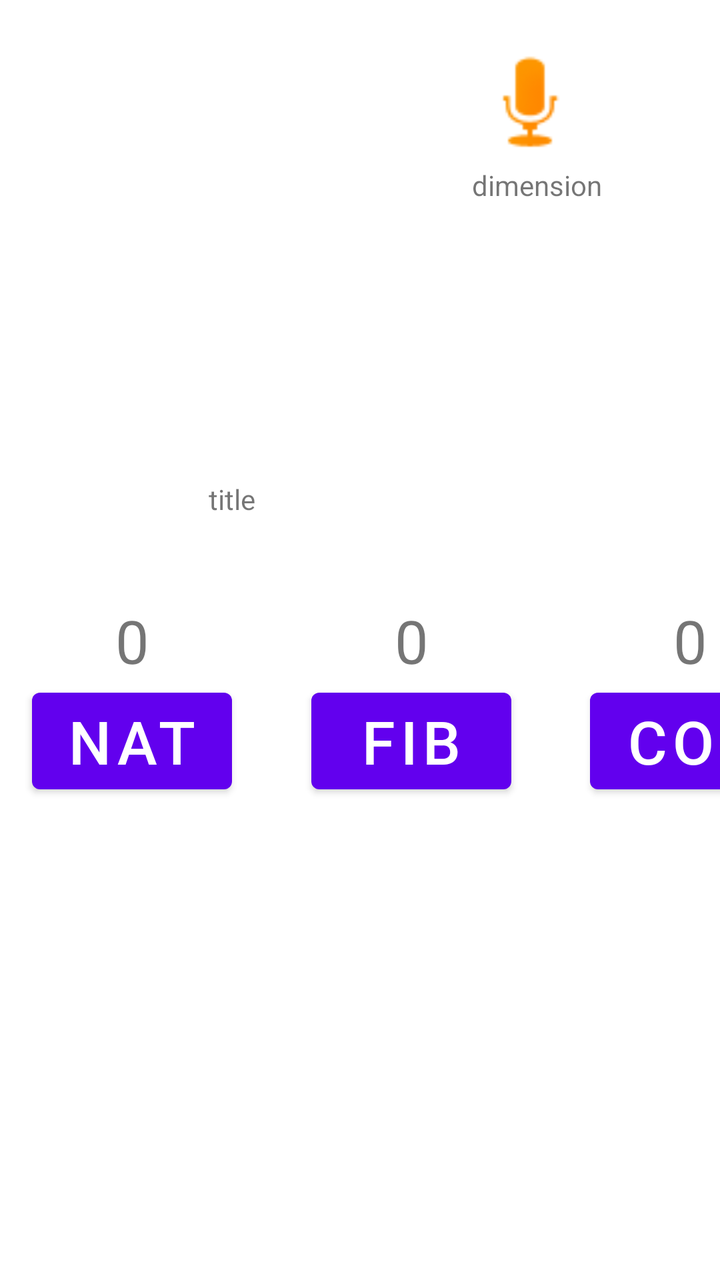
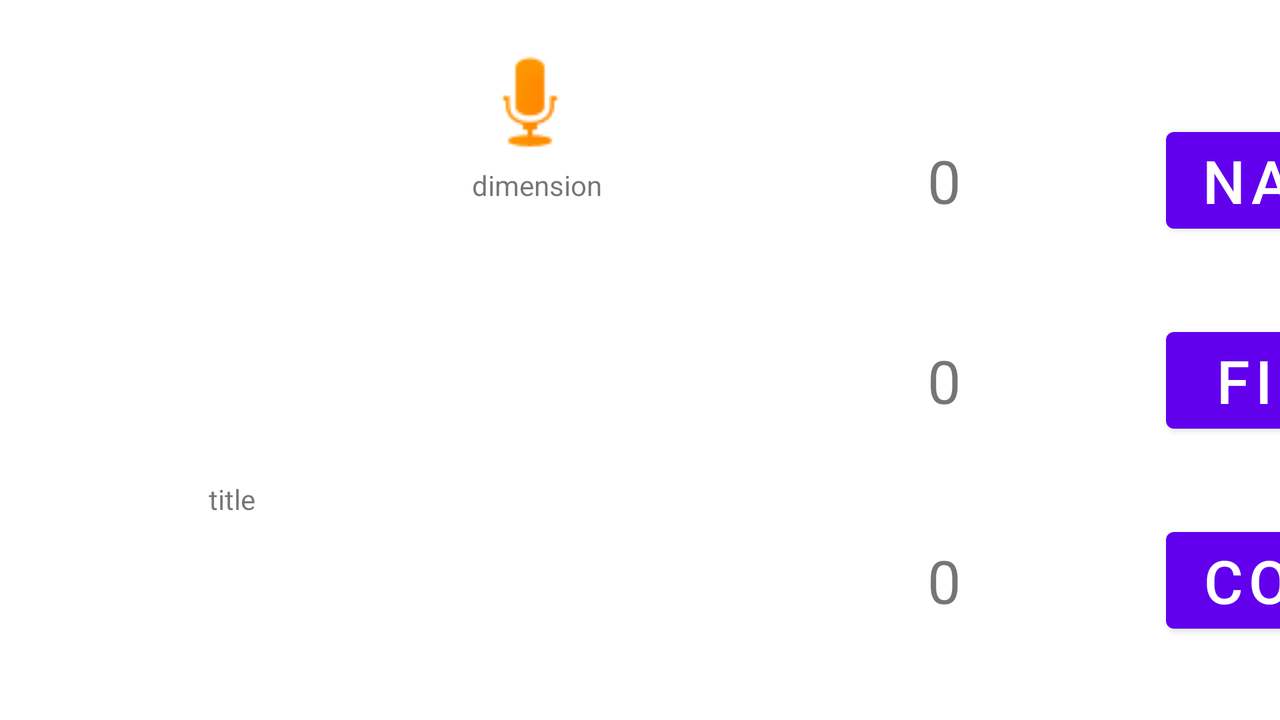

First picture: res/layout/ on a phone held upright. Second picture: the repository's own variant of that layout, on a device whose configuration matches the variant's folder. Source for both follows.
<!-- AndroidManifest.xml: application theme Theme.ITMO_2022 -->
<!-- res/layout/activity_lab1_detail.xml -->
<?xml version="1.0" encoding="utf-8"?>
<androidx.constraintlayout.widget.ConstraintLayout xmlns:android="http://schemas.android.com/apk/res/android"
    xmlns:app="http://schemas.android.com/apk/res-auto"
    xmlns:tools="http://schemas.android.com/tools"
    android:layout_width="match_parent"
    android:layout_height="match_parent"
    tools:context=".lab1.Lab1DetailActivity">

    <ImageView
        android:id="@+id/lab1DetailImage"
        android:layout_width="@dimen/big_btn_width"
        android:layout_height="@dimen/big_btn_width"
        app:layout_constraintStart_toStartOf="@+id/guideline2"
        app:layout_constraintTop_toTopOf="@+id/guideline4"
        tools:srcCompat="@tools:sample/avatars"
        android:contentDescription="@string/game_cover" />

    <TextView
        android:id="@+id/lab1DetailTitle"
        android:layout_width="@dimen/big_btn_width"
        android:layout_height="wrap_content"
        android:layout_marginTop="@dimen/margin_default"
        android:gravity="center"
        app:layout_constraintStart_toStartOf="@+id/guideline2"
        app:layout_constraintTop_toBottomOf="@+id/lab1DetailImage"
        tools:text="title"  />

    <ImageView
        android:id="@+id/lab1DetailIcon"
        android:layout_width="58dp"
        android:layout_height="63dp"
        android:layout_marginStart="20dp"
        app:layout_constraintStart_toEndOf="@id/lab1DetailImage"
        app:layout_constraintTop_toTopOf="@+id/guideline4"
        tools:srcCompat="@android:drawable/presence_audio_away"
        android:contentDescription="@string/game_icon" />

    <TextView
        android:id="@+id/lab1DetailDescription"
        android:layout_width="0dp"
        android:layout_height="wrap_content"
        android:layout_marginStart="@dimen/margin_default"
        app:layout_constraintEnd_toStartOf="@+id/guideline3"
        app:layout_constraintStart_toEndOf="@id/lab1DetailImage"
        app:layout_constraintTop_toBottomOf="@+id/lab1DetailIcon"
        tools:text="dimension" />

    <TextView
        android:id="@+id/lab1DetailLabelNat"
        android:layout_width="wrap_content"
        android:layout_height="wrap_content"
        android:gravity="center"
        tools:text="0"
        android:textSize="@dimen/detail_big_text"
        app:layout_constraintBottom_toBottomOf="parent"
        app:layout_constraintEnd_toEndOf="@+id/lab1DetailBtnNat"
        app:layout_constraintLeft_toRightOf="@id/lab1DetailBtnNat"
        app:layout_constraintStart_toStartOf="@+id/lab1DetailBtnNat"
        app:layout_constraintTop_toTopOf="parent" />

    <TextView
        android:id="@+id/lab1DetailLabelFib"
        android:layout_width="wrap_content"
        android:layout_height="wrap_content"
        android:layout_marginHorizontal="@dimen/margin_default"
        android:gravity="center"
        tools:text="0"
        android:textSize="@dimen/detail_big_text"
        app:layout_constraintBottom_toBottomOf="parent"
        app:layout_constraintEnd_toEndOf="@+id/lab1DetailBtnFib"
        app:layout_constraintLeft_toRightOf="@id/lab1DetailBtnFib"
        app:layout_constraintStart_toStartOf="@+id/lab1DetailBtnFib"
        app:layout_constraintTop_toTopOf="parent" />

    <TextView
        android:id="@+id/lab1DetailLabelCol"
        android:layout_width="wrap_content"
        android:layout_height="wrap_content"
        android:gravity="center"
        tools:text="0"
        android:textSize="@dimen/detail_big_text"
        app:layout_constraintBottom_toBottomOf="parent"
        app:layout_constraintEnd_toEndOf="@+id/lab1DetailBtnCol"
        app:layout_constraintRight_toRightOf="parent"
        app:layout_constraintStart_toStartOf="@+id/lab1DetailBtnCol"
        app:layout_constraintTop_toTopOf="parent"/>

    <Button
        android:id="@+id/lab1DetailBtnNat"
        android:layout_width="100dp"
        android:layout_height="wrap_content"
        android:textSize="@dimen/detail_big_text"
        android:text="@string/nat"

        app:layout_constraintLeft_toLeftOf="parent"
        app:layout_constraintStart_toStartOf="@+id/guideline2"
        app:layout_constraintTop_toBottomOf="@id/lab1DetailLabelNat" />

    <Button
        android:id="@+id/lab1DetailBtnFib"
        android:layout_width="100dp"
        android:layout_height="wrap_content"
        android:layout_marginHorizontal="@dimen/margin_default"
        android:textSize="@dimen/detail_big_text"
        android:text="@string/fib"

        app:layout_constraintLeft_toRightOf="@id/lab1DetailBtnNat"
        app:layout_constraintRight_toLeftOf="@id/lab1DetailBtnCol"
        app:layout_constraintTop_toBottomOf="@id/lab1DetailLabelFib" />

    <Button
        android:id="@+id/lab1DetailBtnCol"
        android:layout_width="100dp"
        android:layout_height="wrap_content"
        android:textSize="@dimen/detail_big_text"
        android:text="@string/col"

        app:layout_constraintEnd_toStartOf="@+id/guideline3"
        app:layout_constraintRight_toRightOf="parent"
        app:layout_constraintTop_toBottomOf="@id/lab1DetailLabelCol" />

    <androidx.constraintlayout.widget.Guideline
        android:id="@+id/guideline2"
        android:layout_width="wrap_content"
        android:layout_height="wrap_content"
        android:orientation="vertical"
        app:layout_constraintGuide_begin="16dp" />

    <androidx.constraintlayout.widget.Guideline
        android:id="@+id/guideline3"
        android:layout_width="wrap_content"
        android:layout_height="wrap_content"
        android:orientation="vertical"
        app:layout_constraintGuide_begin="395dp" />

    <androidx.constraintlayout.widget.Guideline
        android:id="@+id/guideline4"
        android:layout_width="wrap_content"
        android:layout_height="wrap_content"
        android:orientation="horizontal"
        app:layout_constraintGuide_begin="20dp" />


</androidx.constraintlayout.widget.ConstraintLayout>
<!-- resources referenced by this layout -->
<resources>
  <dimen name="big_btn_width">200dp</dimen>
  <dimen name="detail_big_text">30sp</dimen>
  <dimen name="margin_default">20dp</dimen>
  <string name="col" translatable="false">COL</string>
  <string name="fib" translatable="false">FIB</string>
  <string name="game_cover">Game cover</string>
  <string name="game_icon">Game icon</string>
  <string name="nat" translatable="false">NAT</string>
  <style name="Theme.ITMO_2022" parent="Theme.MaterialComponents.DayNight.DarkActionBar">
          
          <item name="colorPrimary">@color/purple_500</item>
          <item name="colorPrimaryVariant">@color/green</item>
          <item name="colorOnPrimary">@color/white</item>
          
          <item name="colorSecondary">@color/teal_200</item>
          <item name="colorSecondaryVariant">@color/teal_700</item>
          <item name="colorOnSecondary">@color/black</item>
          
          <item name="android:statusBarColor">?attr/colorPrimaryVariant</item>
          
      </style>
</resources>
<!-- res/layout-land/activity_lab1_detail.xml (the repository's variant of the layout above) -->
<!-- drawn on the phone turned sideways -->
<?xml version="1.0" encoding="utf-8"?>
<androidx.constraintlayout.widget.ConstraintLayout xmlns:android="http://schemas.android.com/apk/res/android"
    xmlns:app="http://schemas.android.com/apk/res-auto"
    xmlns:tools="http://schemas.android.com/tools"
    android:layout_width="match_parent"
    android:layout_height="match_parent"
    tools:context=".lab1.Lab1DetailActivity">

    <ImageView
        android:id="@+id/lab1DetailImage"
        android:layout_width="@dimen/big_btn_width"
        android:layout_height="@dimen/big_btn_width"
        app:layout_constraintStart_toStartOf="@+id/guideline2"
        app:layout_constraintTop_toTopOf="@+id/guideline4"
        tools:srcCompat="@tools:sample/avatars"
        android:contentDescription="@string/game_cover" />

    <TextView
        android:id="@+id/lab1DetailTitle"
        android:layout_width="@dimen/big_btn_width"
        android:layout_height="wrap_content"
        android:layout_marginTop="@dimen/margin_default"
        android:gravity="center"
        app:layout_constraintStart_toStartOf="@+id/guideline2"
        app:layout_constraintTop_toBottomOf="@+id/lab1DetailImage"
        tools:text="title"  />

    <ImageView
        android:id="@+id/lab1DetailIcon"
        android:layout_width="58dp"
        android:layout_height="63dp"
        android:layout_marginStart="@dimen/margin_default"
        app:layout_constraintStart_toEndOf="@id/lab1DetailImage"
        app:layout_constraintTop_toTopOf="@+id/guideline4"
        tools:srcCompat="@android:drawable/presence_audio_away"
        android:contentDescription="@string/game_icon" />

    <TextView
        android:id="@+id/lab1DetailDescription"
        android:layout_width="0dp"
        android:layout_height="wrap_content"
        android:layout_marginStart="@dimen/margin_default"
        app:layout_constraintEnd_toStartOf="@+id/guideline3"
        app:layout_constraintStart_toEndOf="@id/lab1DetailImage"
        app:layout_constraintTop_toBottomOf="@+id/lab1DetailIcon"
        tools:text="dimension" />

    <TextView
        android:id="@+id/lab1DetailLabelNat"
        android:layout_width="wrap_content"
        android:layout_height="wrap_content"

        android:layout_marginEnd="@dimen/detail_margin_end"
        android:gravity="center"
        android:textSize="@dimen/detail_big_text"
        tools:text="0"
        app:layout_constraintBottom_toBottomOf="@+id/lab1DetailBtnNat"
        app:layout_constraintEnd_toStartOf="@+id/lab1DetailBtnNat"
        app:layout_constraintStart_toStartOf="@+id/guideline3"
        app:layout_constraintTop_toTopOf="@+id/lab1DetailBtnNat" />

    <TextView
        android:id="@+id/lab1DetailLabelFib"
        android:layout_width="wrap_content"
        android:layout_height="wrap_content"
        android:layout_marginHorizontal="@dimen/margin_default"
        android:layout_marginEnd="@dimen/detail_margin_end"
        android:gravity="center"
        android:textSize="@dimen/detail_big_text"
        tools:text="0"
        app:layout_constraintBottom_toBottomOf="@+id/lab1DetailBtnFib"
        app:layout_constraintEnd_toStartOf="@+id/lab1DetailBtnFib"
        app:layout_constraintStart_toStartOf="@+id/guideline3"
        app:layout_constraintTop_toTopOf="@+id/lab1DetailBtnFib" />

    <TextView
        android:id="@+id/lab1DetailLabelCol"
        android:layout_width="wrap_content"
        android:layout_height="wrap_content"
        android:layout_marginEnd="@dimen/detail_margin_end"
        android:gravity="center"
        android:textSize="@dimen/detail_big_text"
        tools:text="0"
        app:layout_constraintBottom_toBottomOf="@+id/lab1DetailBtnCol"
        app:layout_constraintEnd_toStartOf="@+id/lab1DetailBtnCol"
        app:layout_constraintStart_toStartOf="@+id/guideline3"
        app:layout_constraintTop_toTopOf="@+id/lab1DetailBtnCol" />

    <Button
        android:id="@+id/lab1DetailBtnNat"
        android:textSize="@dimen/detail_big_text"
        android:layout_height="wrap_content"
        android:layout_width="@dimen/detail_width_default"
        android:layout_marginEnd="@dimen/detail_margin_end"
        android:text="@string/nat"
        app:layout_constraintBottom_toTopOf="@+id/lab1DetailBtnFib"
        app:layout_constraintEnd_toStartOf="@+id/guideline5"
        app:layout_constraintTop_toTopOf="@+id/guideline4" />

    <Button
        android:id="@+id/lab1DetailBtnFib"
        android:textSize="@dimen/detail_big_text"
        android:layout_width="@dimen/detail_width_default"
        android:layout_height="wrap_content"
        android:layout_marginHorizontal="@dimen/margin_default"
        android:layout_marginEnd="@dimen/detail_margin_end"
        android:text="@string/fib"
        app:layout_constraintBottom_toBottomOf="parent"
        app:layout_constraintEnd_toStartOf="@+id/guideline5"
        app:layout_constraintRight_toLeftOf="@id/lab1DetailBtnCol"
        app:layout_constraintTop_toTopOf="@+id/guideline4" />

    <Button
        android:id="@+id/lab1DetailBtnCol"
        android:textSize="@dimen/detail_big_text"
        android:layout_width="@dimen/detail_width_default"
        android:layout_height="wrap_content"
        android:layout_marginEnd="@dimen/detail_margin_end"
        android:text="@string/col"
        app:layout_constraintBottom_toBottomOf="parent"
        app:layout_constraintEnd_toStartOf="@+id/guideline5"
        app:layout_constraintRight_toRightOf="parent"
        app:layout_constraintTop_toBottomOf="@+id/lab1DetailBtnFib"/>

    <androidx.constraintlayout.widget.Guideline
        android:id="@+id/guideline2"
        android:layout_width="wrap_content"
        android:layout_height="wrap_content"
        android:orientation="vertical"
        app:layout_constraintGuide_begin="16dp" />

    <androidx.constraintlayout.widget.Guideline
        android:id="@+id/guideline3"
        android:layout_width="wrap_content"
        android:layout_height="wrap_content"
        android:orientation="vertical"
        app:layout_constraintGuide_begin="393dp" />

    <androidx.constraintlayout.widget.Guideline
        android:id="@+id/guideline4"
        android:layout_width="wrap_content"
        android:layout_height="wrap_content"
        android:orientation="horizontal"
        app:layout_constraintGuide_begin="20dp" />

    <androidx.constraintlayout.widget.Guideline
        android:id="@+id/guideline5"
        android:layout_width="wrap_content"
        android:layout_height="wrap_content"
        android:orientation="vertical"
        app:layout_constraintGuide_begin="715dp" />


</androidx.constraintlayout.widget.ConstraintLayout>
<!-- resources referenced by the variant -->
<!-- as the phone turned sideways resolves them -->
<resources>
  <dimen name="big_btn_width">200dp</dimen>
  <dimen name="detail_big_text">30sp</dimen>
  <dimen name="detail_margin_end">32dp</dimen>
  <dimen name="detail_width_default">100dp</dimen>
  <dimen name="margin_default">20dp</dimen>
  <string name="col" translatable="false">COL</string>
  <string name="fib" translatable="false">FIB</string>
  <string name="game_cover">Game cover</string>
  <string name="game_icon">Game icon</string>
  <string name="nat" translatable="false">NAT</string>
  <style name="Theme.ITMO_2022" parent="Theme.MaterialComponents.DayNight.DarkActionBar">
          
          <item name="colorPrimary">@color/purple_500</item>
          <item name="colorPrimaryVariant">@color/green</item>
          <item name="colorOnPrimary">@color/white</item>
          
          <item name="colorSecondary">@color/teal_200</item>
          <item name="colorSecondaryVariant">@color/teal_700</item>
          <item name="colorOnSecondary">@color/black</item>
          
          <item name="android:statusBarColor">?attr/colorPrimaryVariant</item>
          
      </style>
</resources>
